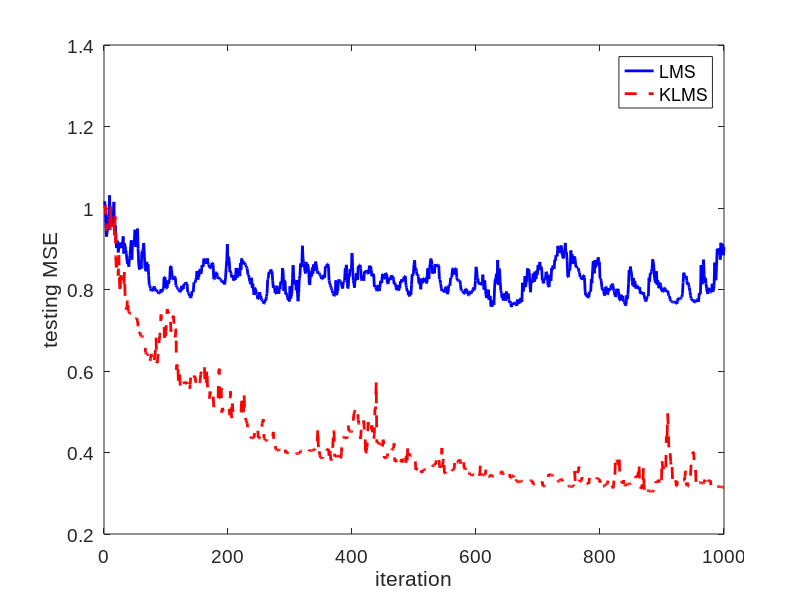

MATLAB code to generate this figure:
clear all,
close all
clc
%======filter config=======
%time delay (embedding) length
TD = 5;
D = 2;
h = .1;%kernel size
%======end of config=======

%=========data===============
% Generate binary data
u = randn(1,2500)>0;
u = 2*u-1;

% Nonlinear channel
z = u+0.5*[0,u(1:end-1)];
% Channel noise
ns = 0.4*randn(1,length(u));
% Ouput of the nonlinear channel
y = z - 0.9*z.^2 + ns;

%data size
N_tr = 1000;
N_te = 50;

%data embedding
X = zeros(TD,N_tr);
for k=1:N_tr
    X(:,k) = y(k:k+TD-1)';
end
% Test data
X_te = zeros(TD,N_te);
for k=1:N_te
    X_te(:,k) = y(k+N_tr:k+TD-1+N_tr)';
end

% Desired signal
T = zeros(N_tr,1);
for ii=1:N_tr
    T(ii) = u(D+ii);
end

T_te = zeros(N_te,1);
for ii=1:N_te
    T_te(ii) = u(D+ii+N_tr);
end
%======end of data===========

%=======init================
mse_te = zeros(1,N_tr);
mse_te_k = zeros(1,N_tr);
%=======end of init=========

%=========Linear LMS===================
%learning rate (step size)
lr = .01;%learning rate
w1 = zeros(1,TD);
e_l = zeros(N_tr,1);
for n=1:N_tr
    y = w1*X(:,n);
    e_l(n) = T(n) - y;
    w1 = w1 + lr*e_l(n)*X(:,n)';
    %testing
    err = T_te'-(w1*X_te);
    mse_te(n) = mean(err.^2);
end
%=========end of Linear LMS================

%=========Kernel LMS===================
lr_k = .2;
%init
e_k = zeros(N_tr,1);
y = zeros(N_tr,1);
y_te = zeros(N_te,1);
% n=1 init
e_k(1) = T(1);
y(1) = 0;
mse_te_k(1) = mean(T_te.^2);
% start
for n=2:N_tr
    %training
    ii = 1:n-1;
    y(n) = lr_k*e_k(ii)'*(exp(-sum((X(:,n)*ones(1,n-1)-X(:,ii)).^2)*h))';
    
    e_k(n) = T(n) - y(n);
    
    %testing
    y_te = zeros(N_te,1);
    for jj = 1:N_te
        ii = 1:n;
        y_te(jj) = lr_k*e_k(ii)'*(exp(-sum((X_te(:,jj)*ones(1,n)-X(:,ii)).^2)*h))';
    end
    err = T_te - y_te;
    mse_te_k(n) = mean(err.^2);
    n
end
%=========end of Kernel LMS================

%==========plot and test===================
figure
plot(mse_te,'b-','LineWidth',2)
hold on
plot(mse_te_k,'r--','LineWidth',2)
set(gca, 'FontSize', 14);
set(gca, 'FontName', 'Arial');

legend('LMS','KLMS')
xlabel('iteration')
ylabel('testing MSE')

